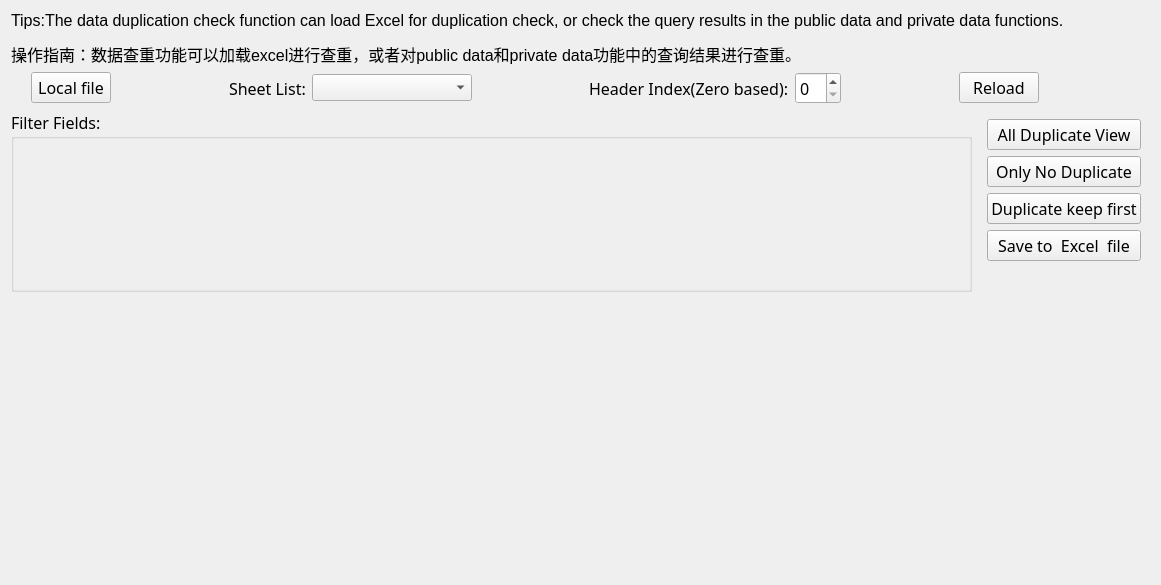
<?xml version="1.0" encoding="UTF-8"?>
<ui version="4.0">
 <class>DuplicateChecking</class>
 <widget class="QWidget" name="DuplicateChecking">
  <property name="geometry">
   <rect>
    <x>0</x>
    <y>0</y>
    <width>1161</width>
    <height>585</height>
   </rect>
  </property>
  <property name="font">
   <font>
    <family>Microsoft YaHei UI</family>
    <pointsize>12</pointsize>
   </font>
  </property>
  <property name="windowTitle">
   <string>Form</string>
  </property>
  <layout class="QVBoxLayout" name="verticalLayout_2" stretch="0,0,0,1">
   <item>
    <widget class="QLabel" name="label_3">
     <property name="font">
      <font>
       <family>Microsoft YaHei UI</family>
       <pointsize>12</pointsize>
      </font>
     </property>
     <property name="text">
      <string>&lt;html&gt;&lt;head/&gt;&lt;body&gt;&lt;p&gt;Tips:The data duplication check function can load Excel for duplication check, or check the query results in the public data and private data functions.&lt;/p&gt;&lt;p&gt;操作指南：数据查重功能可以加载excel进行查重，或者对public data和private data功能中的查询结果进行查重。&lt;/p&gt;&lt;/body&gt;&lt;/html&gt;</string>
     </property>
    </widget>
   </item>
   <item>
    <layout class="QHBoxLayout" name="horizontalLayout">
     <property name="leftMargin">
      <number>20</number>
     </property>
     <item>
      <widget class="QPushButton" name="btnChooseFile">
       <property name="font">
        <font>
         <family>Microsoft YaHei</family>
         <pointsize>12</pointsize>
        </font>
       </property>
       <property name="text">
        <string>Local file</string>
       </property>
       <property name="icon">
        <iconset>
         <normaloff>res/excel.png</normaloff>res/excel.png</iconset>
       </property>
      </widget>
     </item>
     <item>
      <spacer name="horizontalSpacer_4">
       <property name="orientation">
        <enum>Qt::Horizontal</enum>
       </property>
       <property name="sizeHint" stdset="0">
        <size>
         <width>40</width>
         <height>20</height>
        </size>
       </property>
      </spacer>
     </item>
     <item>
      <widget class="QLabel" name="label">
       <property name="font">
        <font>
         <family>Microsoft YaHei</family>
         <pointsize>12</pointsize>
        </font>
       </property>
       <property name="text">
        <string>Sheet List:</string>
       </property>
      </widget>
     </item>
     <item>
      <widget class="QComboBox" name="comboSheet">
       <property name="minimumSize">
        <size>
         <width>160</width>
         <height>0</height>
        </size>
       </property>
      </widget>
     </item>
     <item>
      <spacer name="horizontalSpacer">
       <property name="orientation">
        <enum>Qt::Horizontal</enum>
       </property>
       <property name="sizeHint" stdset="0">
        <size>
         <width>40</width>
         <height>20</height>
        </size>
       </property>
      </spacer>
     </item>
     <item>
      <widget class="QLabel" name="label_2">
       <property name="font">
        <font>
         <family>Microsoft YaHei</family>
         <pointsize>12</pointsize>
        </font>
       </property>
       <property name="text">
        <string>Header Index(Zero based):</string>
       </property>
      </widget>
     </item>
     <item>
      <widget class="QSpinBox" name="spinHeaderIndex">
       <property name="font">
        <font>
         <family>Microsoft YaHei</family>
         <pointsize>12</pointsize>
        </font>
       </property>
      </widget>
     </item>
     <item>
      <spacer name="horizontalSpacer_2">
       <property name="orientation">
        <enum>Qt::Horizontal</enum>
       </property>
       <property name="sizeHint" stdset="0">
        <size>
         <width>40</width>
         <height>20</height>
        </size>
       </property>
      </spacer>
     </item>
     <item>
      <widget class="QPushButton" name="btnReload">
       <property name="font">
        <font>
         <family>Microsoft YaHei</family>
         <pointsize>12</pointsize>
        </font>
       </property>
       <property name="text">
        <string>Reload</string>
       </property>
       <property name="icon">
        <iconset>
         <normaloff>res/refresh.png</normaloff>res/refresh.png</iconset>
       </property>
      </widget>
     </item>
     <item>
      <spacer name="horizontalSpacer_3">
       <property name="orientation">
        <enum>Qt::Horizontal</enum>
       </property>
       <property name="sizeHint" stdset="0">
        <size>
         <width>40</width>
         <height>20</height>
        </size>
       </property>
      </spacer>
     </item>
    </layout>
   </item>
   <item>
    <layout class="QHBoxLayout" name="horizontalLayout_5">
     <item>
      <layout class="QHBoxLayout" name="horizontalLayout_3">
       <item>
        <widget class="QGroupBox" name="groupBox">
         <property name="maximumSize">
          <size>
           <width>16777215</width>
           <height>200</height>
          </size>
         </property>
         <property name="font">
          <font>
           <family>微软雅黑</family>
           <pointsize>12</pointsize>
          </font>
         </property>
         <property name="title">
          <string>Filter Fields:</string>
         </property>
         <layout class="QHBoxLayout" name="horizontalLayout_2">
          <property name="spacing">
           <number>0</number>
          </property>
          <property name="leftMargin">
           <number>0</number>
          </property>
          <property name="topMargin">
           <number>0</number>
          </property>
          <property name="rightMargin">
           <number>0</number>
          </property>
          <property name="bottomMargin">
           <number>0</number>
          </property>
          <item>
           <widget class="QScrollArea" name="scrollArea">
            <property name="frameShape">
             <enum>QFrame::NoFrame</enum>
            </property>
            <property name="frameShadow">
             <enum>QFrame::Plain</enum>
            </property>
            <property name="lineWidth">
             <number>0</number>
            </property>
            <property name="widgetResizable">
             <bool>true</bool>
            </property>
            <widget class="QWidget" name="scrollAreaWidgetContents">
             <property name="geometry">
              <rect>
               <x>0</x>
               <y>0</y>
               <width>937</width>
               <height>155</height>
              </rect>
             </property>
             <layout class="QHBoxLayout" name="horizontalLayout_4">
              <item>
               <layout class="QGridLayout" name="gridLayout" rowstretch="0"/>
              </item>
             </layout>
            </widget>
           </widget>
          </item>
         </layout>
        </widget>
       </item>
      </layout>
     </item>
     <item>
      <widget class="QWidget" name="widget_2" native="true">
       <property name="maximumSize">
        <size>
         <width>250</width>
         <height>16777215</height>
        </size>
       </property>
       <layout class="QVBoxLayout" name="verticalLayout">
        <item>
         <widget class="QPushButton" name="btnDuplicateOnly">
          <property name="font">
           <font>
            <family>微软雅黑</family>
            <pointsize>12</pointsize>
           </font>
          </property>
          <property name="toolTip">
           <string>only all duplcate view</string>
          </property>
          <property name="text">
           <string>All Duplicate View</string>
          </property>
          <property name="icon">
           <iconset>
            <normaloff>res/filter.png</normaloff>res/filter.png</iconset>
          </property>
         </widget>
        </item>
        <item>
         <widget class="QPushButton" name="btnNoDuplicateView">
          <property name="font">
           <font>
            <family>微软雅黑</family>
            <pointsize>12</pointsize>
           </font>
          </property>
          <property name="toolTip">
           <string>only distinct data ,without duplicate items</string>
          </property>
          <property name="text">
           <string>Only No Duplicate</string>
          </property>
          <property name="icon">
           <iconset>
            <normaloff>res/filter.png</normaloff>res/filter.png</iconset>
          </property>
         </widget>
        </item>
        <item>
         <widget class="QPushButton" name="btnDuplicateCheck">
          <property name="font">
           <font>
            <family>微软雅黑</family>
            <pointsize>12</pointsize>
           </font>
          </property>
          <property name="toolTip">
           <string>duplicate items only be truncated as one</string>
          </property>
          <property name="text">
           <string>Duplicate keep first</string>
          </property>
          <property name="icon">
           <iconset>
            <normaloff>res/filter.png</normaloff>res/filter.png</iconset>
          </property>
         </widget>
        </item>
        <item>
         <widget class="QPushButton" name="btnSaveToExcel">
          <property name="font">
           <font>
            <family>微软雅黑</family>
            <pointsize>12</pointsize>
           </font>
          </property>
          <property name="text">
           <string>Save to  Excel  file</string>
          </property>
          <property name="icon">
           <iconset>
            <normaloff>res/excel.png</normaloff>res/excel.png</iconset>
          </property>
         </widget>
        </item>
        <item>
         <spacer name="verticalSpacer_2">
          <property name="orientation">
           <enum>Qt::Vertical</enum>
          </property>
          <property name="sizeHint" stdset="0">
           <size>
            <width>20</width>
            <height>22</height>
           </size>
          </property>
         </spacer>
        </item>
       </layout>
      </widget>
     </item>
    </layout>
   </item>
   <item>
    <widget class="QDockWidget" name="dockWidget">
     <property name="features">
      <set>QDockWidget::NoDockWidgetFeatures</set>
     </property>
     <property name="allowedAreas">
      <set>Qt::BottomDockWidgetArea</set>
     </property>
     <widget class="QWidget" name="dockWidgetContents"/>
    </widget>
   </item>
  </layout>
 </widget>
 <resources/>
 <connections/>
</ui>
